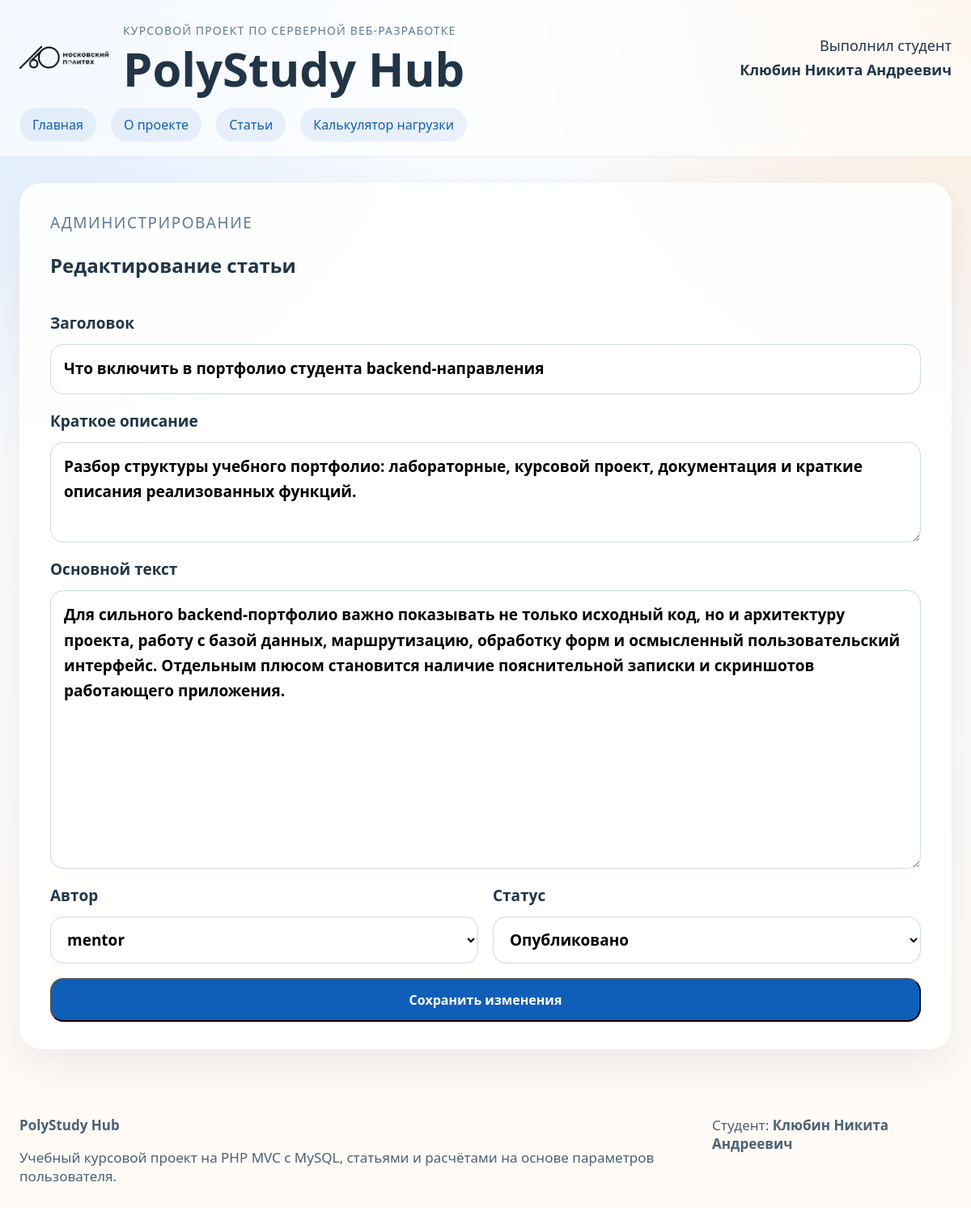
Page /article/2/edit on the committed database.
### tables this page shows
CREATE TABLE IF NOT EXISTS articles (
    id INT AUTO_INCREMENT PRIMARY KEY,
    name VARCHAR(255) NOT NULL,
    summary TEXT NOT NULL,
    text TEXT NOT NULL,
    author_id INT NOT NULL,
    reading_time INT NOT NULL DEFAULT 1,
    status ENUM('draft', 'published') NOT NULL DEFAULT 'draft',
    created_at DATETIME NOT NULL DEFAULT CURRENT_TIMESTAMP,
    CONSTRAINT fk_articles_users FOREIGN KEY (author_id) REFERENCES users(id)
);

CREATE TABLE IF NOT EXISTS users (
    id INT AUTO_INCREMENT PRIMARY KEY,
    nickname VARCHAR(255) NOT NULL,
    email VARCHAR(255) NOT NULL UNIQUE
);

### src/MyProject/Services/View.php (called while the page is built, shortened)
<?php
final class View
{
    public function renderHtml(string $templateName, array $variables = []): void
    {
        extract($variables, EXTR_OVERWRITE);
        require $this->templatesPath . '/' . $templateName;
        require $this->templatesPath . '/main.php';
    }
}

### src/MyProject/Controllers/ArticleController.php (called while the page is built, shortened)
<?php
final class ArticleController extends AbstractController
{
    public function edit(int $articleId): void
    {
        $article = Article::findById($articleId);
        $authors = User::findAll();
        $message = null;
        $this->view->renderHtml('articles/form.php', [
            'title' => 'Редактирование статьи',
            'article' => $article,
            'authors' => $authors,
            'formAction' => APP_BASE_URL . '/article/' . $articleId . '/edit',
            'buttonLabel' => 'Сохранить изменения',
            'message' => $message,
        ]);
    }
}

### src/Autoloader.php (called while the page is built, shortened)
<?php
final class Autoloader
{
    public function loadClass(string $className): void
    {
        $path = __DIR__ . '/' . str_replace('\\', '/', $className) . '.php';
    }
}

### config/db.php (called while the page is built)
<?php
return [
    'host' => '127.0.0.1',
    'dbname' => 'poly_study_hub',
    'user' => 'root',
    'password' => '',
    'charset' => 'utf8mb4',
];

### src/MyProject/Services/Db.php (called while the page is built, shortened)
<?php
final class Db
{
    private static ?PDO $instance = null;
    public static function getInstance(): PDO
    {
        if (self::$instance === null) {
            $config = require __DIR__ . '/../../../config/db.php';
            $dsn = sprintf(
                'mysql:host=%s;dbname=%s;charset=%s',
                $config['host'],
                $config['dbname'],
                $config['charset']
            );
            self::$instance = new PDO($dsn, $config['user'], $config['password'], [
                PDO::ATTR_ERRMODE => PDO::ERRMODE_EXCEPTION,
                PDO::ATTR_DEFAULT_FETCH_MODE => PDO::FETCH_ASSOC,
            ]);
        }
        return self::$instance;
    }
}

### src/MyProject/Models/Article.php (called while the page is built, shortened)
<?php
final class Article
{
    public static function hydrate(array $row): self
    {
        return new self(
            isset($row['id']) ? (int) $row['id'] : null,
            $row['name'] ?? '',
            $row['summary'] ?? '',
            $row['text'] ?? '',
            isset($row['author_id']) ? (int) $row['author_id'] : 1,
            isset($row['reading_time']) ? (int) $row['reading_time'] : self::calculateReadingTime($row['text'] ?? ''),
            $row['status'] ?? 'draft',
            $row['created_at'] ?? date('Y-m-d H:i:s')
        );
    }
    public static function findById(int $id): ?self
    {
        $stmt = Db::getInstance()->prepare('SELECT * FROM articles WHERE id = :id');
        $stmt->execute(['id' => $id]);
        $row = $stmt->fetch(PDO::FETCH_ASSOC);
        return $row === false ? null : self::hydrate($row);
    }
    public function getName(): string { return $this->name; }
    public function getSummary(): string { return $this->summary; }
    public function getText(): string { return $this->text; }
    public function getAuthorId(): int { return $this->authorId; }
    public function getStatus(): string { return $this->status; }
}

### src/MyProject/Models/User.php (called while the page is built, shortened)
<?php
final class User
{
    public static function findAll(): array
    {
        $rows = Db::getInstance()
            ->query('SELECT id, nickname, email FROM users ORDER BY nickname ASC')
            ->fetchAll(PDO::FETCH_ASSOC);
        return array_map(
            static fn(array $row): self => new self(
                (int) $row['id'],
                $row['nickname'],
                $row['email']
            ),
            $rows
        );
    }
    public function getId(): int
    {
        return $this->id;
    }
    public function getNickname(): string
    {
        return $this->nickname;
    }
}

### templates/articles/form.php (the view, shortened to what this page needs)
<section class="content-card">
    <div class="section-head">
        <div>
            <p class="section-label">Администрирование</p>
            <h2><?= htmlspecialchars($title ?? 'Форма статьи', ENT_QUOTES, 'UTF-8') ?></h2>
        </div>
    </div>
    <form class="project-form" method="post" action="<?= htmlspecialchars($formAction, ENT_QUOTES, 'UTF-8') ?>">
        <label>
            Заголовок
            <input type="text" name="name" required value="<?= htmlspecialchars($article->getName(), ENT_QUOTES, 'UTF-8') ?>">
        </label>
        <label>
            Краткое описание
            <textarea name="summary" rows="3" required><?= htmlspecialchars($article->getSummary(), ENT_QUOTES, 'UTF-8') ?></textarea>
        </label>
        <label>
            Основной текст
            <textarea name="text" rows="10" required><?= htmlspecialchars($article->getText(), ENT_QUOTES, 'UTF-8') ?></textarea>
        </label>
        <div class="project-form__row">
            <label>
                Автор
                <select name="author_id">
                    <?php foreach ($authors as $authorOption): ?>
                        <option value="<?= $authorOption->getId() ?>" <?= $article->getAuthorId() === $authorOption->getId() ? 'selected' : '' ?>>
                            <?= htmlspecialchars($authorOption->getNickname(), ENT_QUOTES, 'UTF-8') ?>
                        </option>
                    <?php endforeach; ?>
                </select>
            </label>
            <label>
                Статус
                <select name="status">
                    <option value="published" <?= $article->getStatus() === 'published' ? 'selected' : '' ?>>Опубликовано</option>
                </select>
            </label>
        </div>
        <button class="button-primary" type="submit"><?= htmlspecialchars($buttonLabel, ENT_QUOTES, 'UTF-8') ?></button>
    </form>
</section>

### public/index.php (shortened to what this page needs)
<?php
require_once __DIR__ . '/../src/Autoloader.php';
$uri = $_SERVER['REQUEST_URI'] ?? '/';
$requestPath = parse_url($uri, PHP_URL_PATH) ?? '/';
$baseUrl = '';
$path = trim((string) substr($requestPath, strlen($baseUrl)), '/');
$routes = [
    '~^$~' => [MainController::class, 'index'],
    '~^about$~' => [MainController::class, 'about'],
    '~^hello/([\w\-]+)$~u' => [MainController::class, 'hello'],
    '~^articles$~' => [ArticleController::class, 'index'],
    '~^article/create$~' => [ArticleController::class, 'create'],
    '~^article/(\d+)$~' => [ArticleController::class, 'show'],
    '~^article/(\d+)/edit$~' => [ArticleController::class, 'edit'],
    '~^article/(\d+)/delete$~' => [ArticleController::class, 'delete'],
    '~^calculator$~' => [CalculatorController::class, 'index'],
];
foreach ($routes as $pattern => [$controllerClass, $method]) {
    if (preg_match($pattern, $path, $matches) === 1) {
        array_shift($matches);
        $matches = array_map(
            static fn(string $value): int|string => ctype_digit($value) ? (int) $value : $value,
            $matches
        );
        $controller = new $controllerClass(new View(__DIR__ . '/../templates'));
        $controller->$method(...$matches);
        exit;
    }
}

### public/style.css (style rules this page uses)
body { margin: 0; font-family: "Segoe UI", Tahoma, sans-serif; color: #213547; background: radial-gradient(circle at top left, rgba(209, 228, 255, 0.75), transparent 30%), radial-gradient(circle at top right, rgba(255, 227, 202, 0.75), transparent 28%), linear-gradient(180deg, #f7fbff 0%, #fffaf5 100%); }
.site-header__eyebrow, .section-label { margin: 0 0 8px; text-transform: uppercase; letter-spacing: 0.08em; color: #627991; font-size: 14px; }
.hero-card, .content-card { background: rgba(255, 255, 255, 0.92); border-radius: 28px; padding: 34px 38px; box-shadow: 0 20px 45px rgba(33, 53, 71, 0.08); margin-bottom: 26px; }
.hero-card__lead, .content-card p, .feature-item p, .article-card p, .project-form label, .admin-table, .article-view__text { font-size: 19px; line-height: 1.65; }
.button-primary, .button-secondary { display: inline-flex; align-items: center; justify-content: center; border-radius: 16px; padding: 14px 20px; font-weight: 600; }
.button-primary { background: #0f5eb8; color: #fff; }
.section-head { display: flex; justify-content: space-between; align-items: end; gap: 20px; margin-bottom: 20px; }
.project-form { display: grid; gap: 18px; }
.project-form label { display: grid; gap: 10px; font-weight: 600; }
.project-form__row { display: grid; grid-template-columns: repeat(2, minmax(0, 1fr)); gap: 18px; }
input, textarea, select, button { font: inherit; }
input, textarea, select { width: 100%; box-sizing: border-box; padding: 14px 16px; border-radius: 16px; border: 1px solid #cdd9e6; background: #fff; }

### rows in the picture
articles: name "Что включить в портфолио студента backend-направления", summary "Разбор структуры учебного портфолио: лабораторные, курсовой проект, документация и краткие описания реализованных функций.", text "Для сильного backend-портфолио важно показывать не только исходный код, но и архитектуру проекта, работу с базой данных, маршрутизацию, обработку форм и осмысленный пользовательский интерфейс. Отдельным плюсом становится наличие пояснительной записки и скриншотов работающего приложения.", author_id "mentor", status "Опубликовано"
